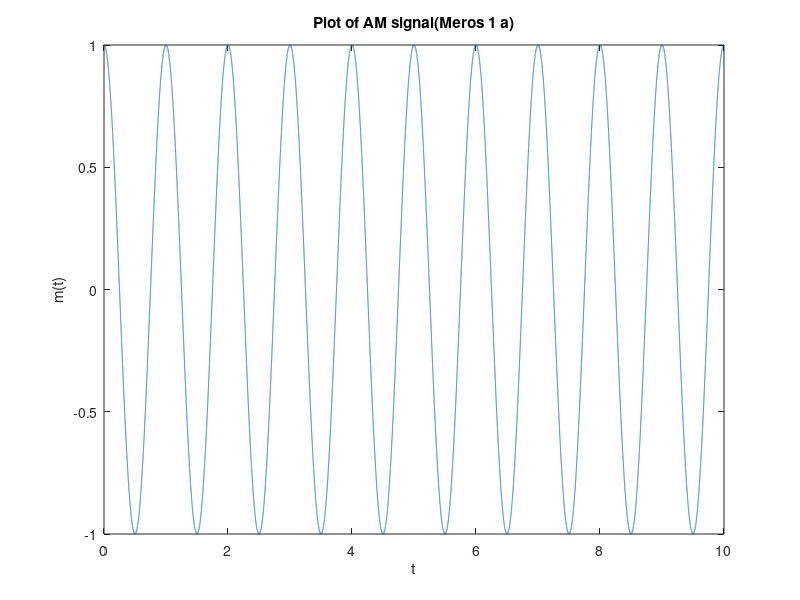
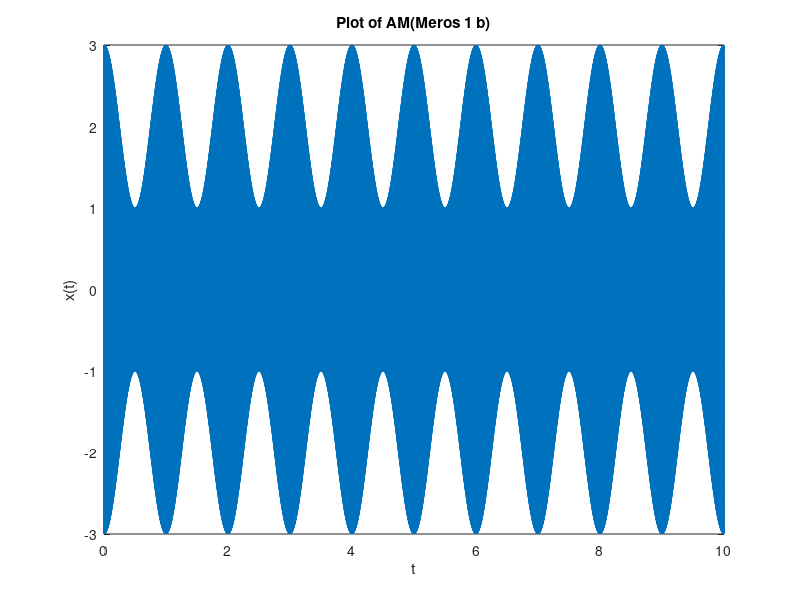
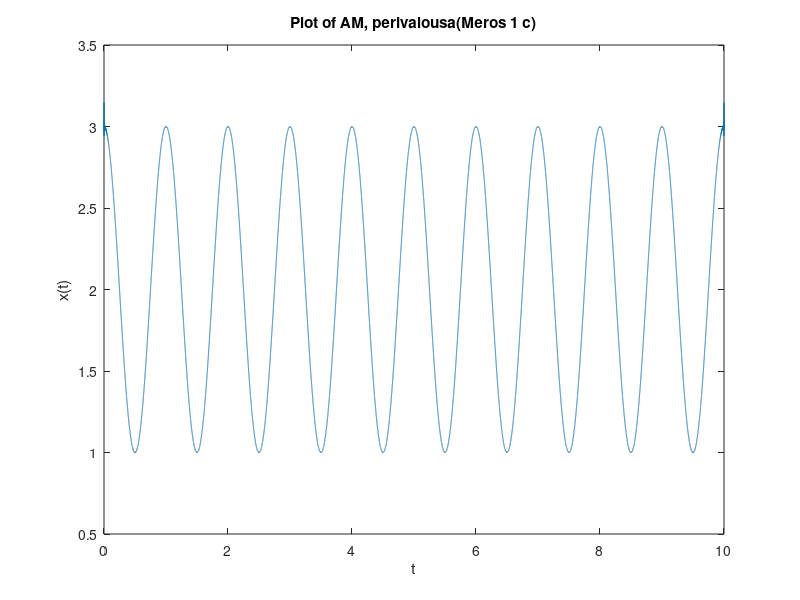
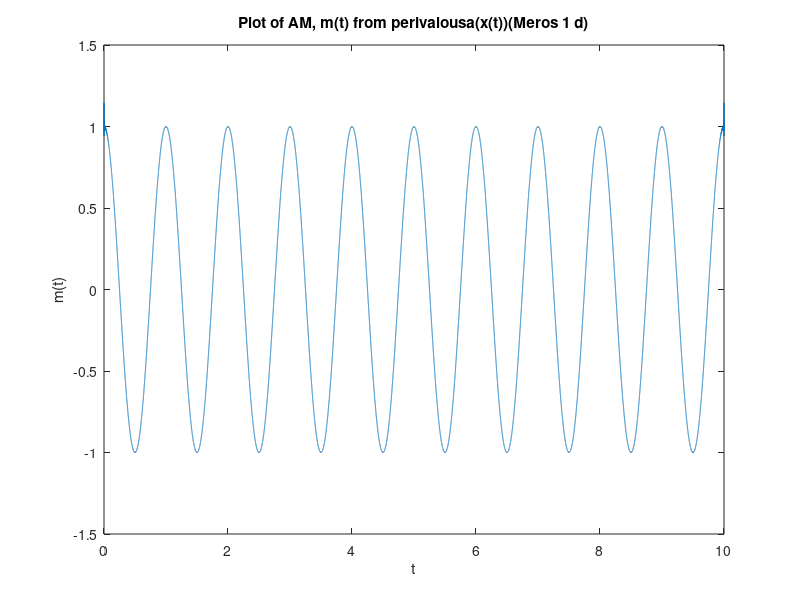

These figures' MATLAB source, in order:
fs=10000;
Ts=1/fs;
t=[0:Ts:10];
m=cos(2*pi*t);

figure;
plot(t,m);
title('Plot of AM signal(Meros 1 a)');
xlabel('t');
ylabel('m(t)');

%{-----------------------------------------------------}%

fs=10000;
Ts=1/fs;
t=[0:Ts:10];
m=cos(2*pi*t);
Ac=2;
fc=500;
x=(Ac+m).*cos(2*pi*fc*t);

figure;
plot(t,x);
title('Plot of AM(Meros 1 b)');
xlabel('t');
ylabel('x(t)');

%{-----------------------------------------------------}%

fs=10000;
Ts=1/fs;
t=[0:Ts:10];
m=cos(2*pi*t);
Ac=2;
fc=500;
x=(Ac+m).*cos(2*pi*fc*t);
env=abs(hilbert(x));

figure;
plot(t,env);
title('Plot of AM, perivalousa(Meros 1 c)');
xlabel('t');
ylabel('x(t)');

%{-----------------------------------------------------}%

fs=10000;
Ts=1/fs;
t=[0:Ts:10];
m=cos(2*pi*t);
Ac=2;
fc=500;
x=(Ac+m).*cos(2*pi*fc*t);
env=abs(hilbert(x))-2;

figure;
plot(t,env);
title('Plot of AM, m(t) from perivalousa(x(t))(Meros 1 d)');
xlabel('t');
ylabel('m(t)');

%{-----------------------------------------------------}%

fs=10000;
Ts=1/fs;
t=[0:Ts:10];
m=cos(2*pi*t);
Ac=0.7;
fc=500;
x=(Ac+m).*cos(2*pi*fc*t);

figure;
plot(t,x);
title('Plot of AM(Meros 1 e b)');
xlabel('t');
ylabel('x(t)');

%{-----------------------------------------------------}%

fs=10000;
Ts=1/fs;
t=[0:Ts:10];
m=cos(2*pi*t);
Ac=0.7;
fc=500;
x=(Ac+m).*cos(2*pi*fc*t);
env=abs(hilbert(x));

figure;
plot(t,env);
title('Plot of AM, perivalousa(Meros 1 e c)');
xlabel('t');
ylabel('x(t)');



